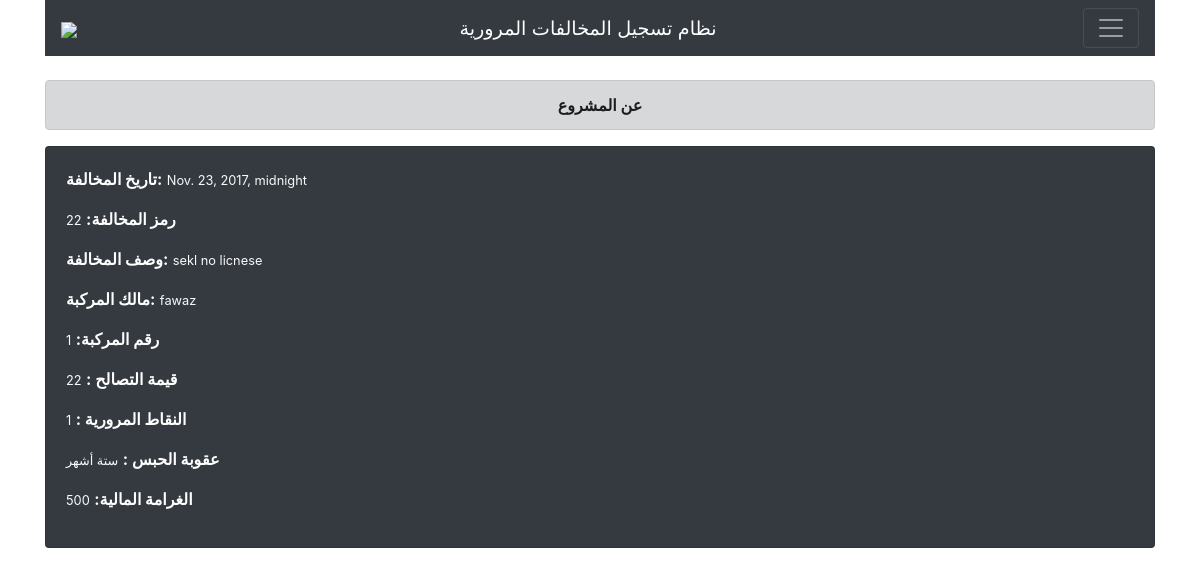
The app's page /check/1/ (signed in) with its own data.
### main/models.py (models this page shows, shortened)
class Ticket(models.Model):
    user = models.ForeignKey(User)
    date = models.DateTimeField(auto_now=False, auto_now_add=False)
    violation = models.ForeignKey(Violation,blank=True,null=True)
    car = models.ForeignKey(Cars,blank=True,null=True)
    car_number = models.IntegerField()
    violation_number = models.IntegerField(null=True,blank=True)
    response = models.CharField(max_length=500)

class Violation(models.Model):
    type = models.IntegerField()
    desc = models.CharField(max_length=500)
    amount = models.IntegerField()
    ticket_price = models.IntegerField()
    points = models.IntegerField(default=0)
    detention = models.IntegerField(choices=STATUS_CHOICES, default=6)

class Cars(models.Model):
    number = models.IntegerField()
    owner = models.CharField(max_length=200)
    email = models.EmailField(max_length=340)

### main/views.py (the view)
# urls.py: url(r'^check/(?P<myid>\d+)/$', views.ticket_detail, name="detail"),
def ticket_detail(request, myid):
    if not request.user.is_authenticated():
        return redirect("login")
    instance = get_object_or_404(Ticket, id=myid)
    context = {
    "object": instance,
    }
    return render(request, 'detail.html', context)

### main/templatetags/det.py (called while the page is built)
@register.filter
def det(value):
    x = value-1
    return STATUS_CHOICES[x][1]

### main/templates/detail.html
{% extends 'base.html' %}
{% load crispy_forms_tags %}
{% load det %}
{% block content %}
<br/>
<div class="alert alert-dark" role="alert" style="text-align:center"><b> <a>عن المشروع</a></b></div>
<div class="card text-white bg-dark" >
  <div class="card-body align-right ">
    <p><b>تاريخ المخالفة:</b> <small class="text-light">{{object.date}}</small></p>
    <p><b>رمز المخالفة:</b> <small class="text-light">{{object.violation.type}}</small></p>
    <p><b>وصف المخالفة:</b> <small class="text-light">{{object.violation.desc}}</small></p>
    <p><b>مالك المركبة:</b> <small class="text-light">{{object.car.owner}}</small></p>
    <p><b>رقم المركبة:</b> <small class="text-light">{{object.car.number}}</small></p>
    <p><b>قيمة التصالح	:</b> <small class="text-light">{{object.violation.amount}}</small></p>
    <p><b>النقاط المرورية	:</b> <small class="text-light">{{object.violation.points}}</small></p>
    <p><b>عقوبة الحبس	:</b> <small class="text-light">{{object.violation.detention|det}}</small></p>
    <p><b>الغرامة المالية:</b> <small class="text-light">{{object.violation.ticket_price}}</small></p>
</div>
</div>
</div>
{% endblock %}

### records on screen
Ticket: date "Nov. 23, 2017, midnight", violation.type "22", violation.desc "sekl no licnese", car.owner "fawaz", car.number "1", violation.amount "22", violation.points "1", violation.detention|det "ستة أشهر", violation.ticket_price "500"
